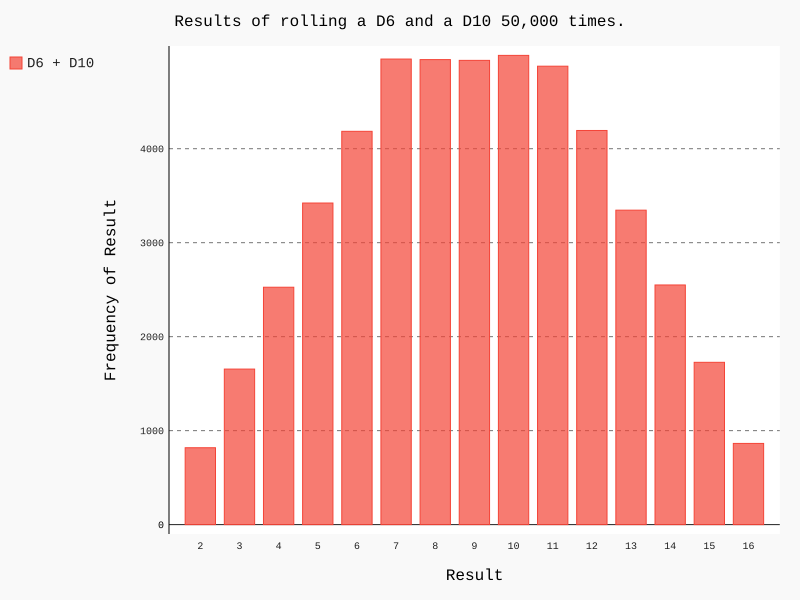

Recreate this plot in Python.
import pygal

from die import Die

# Create a D6 and a D10.
die_1 = Die()
die_2 = Die(10)

# Make some rolls, and store results in a list.
results = []

for roll_num in range(50000):
    result = die_1.roll() + die_2.roll()
    results.append(result)

# Analyze the results.
frequencies = []

max_result = die_1.num_sides + die_2.num_sides

for value in range(2, max_result + 1):
    frequency = results.count(value)
    frequencies.append(frequency)

# print(frequencies)

# Visualize the results.
hist = pygal.Bar()

hist.title = "Results of rolling a D6 and a D10 50,000 times."
hist.x_labels = Die.x_labels(2, max_result)
hist.x_title = "Result"
hist.y_title = "Frequency of Result"

hist.add('D6 + D10', frequencies)
hist.render_to_file('different_dice_visual.svg')
